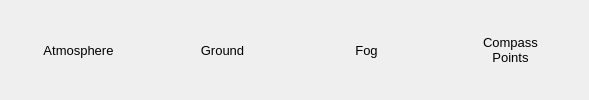
      <widget class="QFrame" name="wFourthRow">
       <layout class="QHBoxLayout" name="horizontalLayout_2">
        <property name="spacing">
         <number>9</number>
        </property>
        <property name="topMargin">
         <number>9</number>
        </property>
        <property name="bottomMargin">
         <number>9</number>
        </property>
        <item>
         <widget class="QPushButton" name="btnAtmosphere">
          <property name="minimumSize">
           <size>
            <width>135</width>
            <height>40</height>
           </size>
          </property>
          <property name="maximumSize">
           <size>
            <width>135</width>
            <height>16777215</height>
           </size>
          </property>
          <property name="styleSheet">
           <string notr="true">QPushButton { 
     border-style: inset;
     border-width: 1px;
     border-radius:5px;
	 padding: 3px;
     border-style: solid;
     border-width: 1px;
     border-radius:5px;
     border-color: palette(button);
	 padding: 3px;
     font-size: 10pt;
}

QPushButton:checked { 
     border-color: palette(dark);
    background-color: qradialgradient(cx: 0.7, cy: 1.4, fx: 0.7, fy: 1.9, radius: 1.5, stop: 0 rgb(255, 255, 0), stop: 1 transparent );
}

QPushButton:pressed { 
     border-color: palette(dark);
     background-color: qradialgradient(cx: 0.7, cy: 1.4, fx: 0.7, fy: 1.9, radius: 1.5, stop: 0 palette(dark), stop: 1 transparent );
}

</string>
          </property>
          <property name="text">
           <string>Atmosphere</string>
          </property>
          <property name="icon">
           <iconset resource="../../data/mainRes.qrc">
            <normaloff>:/graphicGui/gui/btAtmosphere-off.png</normaloff>:/graphicGui/gui/btAtmosphere-off.png</iconset>
          </property>
          <property name="iconSize">
           <size>
            <width>32</width>
            <height>32</height>
           </size>
          </property>
          <property name="checkable">
           <bool>true</bool>
          </property>
         </widget>
        </item>
        <item>
         <widget class="QPushButton" name="btnGround">
          <property name="minimumSize">
           <size>
            <width>135</width>
            <height>40</height>
           </size>
          </property>
          <property name="maximumSize">
           <size>
            <width>135</width>
            <height>16777215</height>
           </size>
          </property>
          <property name="styleSheet">
           <string notr="true">QPushButton { 
     border-style: inset;
     border-width: 1px;
     border-radius:5px;
	 padding: 3px;
     border-style: solid;
     border-width: 1px;
     border-radius:5px;
     border-color: palette(button);
	 padding: 3px;
     font-size: 10pt;
}

QPushButton:checked { 
     border-color: palette(dark);
    background-color: qradialgradient(cx: 0.7, cy: 1.4, fx: 0.7, fy: 1.9, radius: 1.5, stop: 0 rgb(255, 255, 0), stop: 1 transparent );
}

QPushButton:pressed { 
     border-color: palette(dark);
     background-color: qradialgradient(cx: 0.7, cy: 1.4, fx: 0.7, fy: 1.9, radius: 1.5, stop: 0 palette(dark), stop: 1 transparent );
}

</string>
          </property>
          <property name="text">
           <string>Ground</string>
          </property>
          <property name="icon">
           <iconset resource="../../data/mainRes.qrc">
            <normaloff>:/graphicGui/gui/btGround-off.png</normaloff>:/graphicGui/gui/btGround-off.png</iconset>
          </property>
          <property name="iconSize">
           <size>
            <width>32</width>
            <height>32</height>
           </size>
          </property>
          <property name="checkable">
           <bool>true</bool>
          </property>
         </widget>
        </item>
        <item>
         <widget class="QPushButton" name="btnFog">
          <property name="minimumSize">
           <size>
            <width>135</width>
            <height>40</height>
           </size>
          </property>
          <property name="maximumSize">
           <size>
            <width>135</width>
            <height>16777215</height>
           </size>
          </property>
          <property name="styleSheet">
           <string notr="true">QPushButton { 
     border-style: inset;
     border-width: 1px;
     border-radius:5px;
	 padding: 3px;
     border-style: solid;
     border-width: 1px;
     border-radius:5px;
     border-color: palette(button);
	 padding: 3px;
     font-size: 10pt;
}

QPushButton:checked { 
     border-color: palette(dark);
    background-color: qradialgradient(cx: 0.7, cy: 1.4, fx: 0.7, fy: 1.9, radius: 1.5, stop: 0 rgb(255, 255, 0), stop: 1 transparent );
}

QPushButton:pressed { 
     border-color: palette(dark);
     background-color: qradialgradient(cx: 0.7, cy: 1.4, fx: 0.7, fy: 1.9, radius: 1.5, stop: 0 palette(dark), stop: 1 transparent );
}

</string>
          </property>
          <property name="text">
           <string>Fog</string>
          </property>
          <property name="icon">
           <iconset resource="../../data/mainRes.qrc">
            <normaloff>:/graphicGui/gui/fog-32.png</normaloff>:/graphicGui/gui/fog-32.png</iconset>
          </property>
          <property name="iconSize">
           <size>
            <width>32</width>
            <height>32</height>
           </size>
          </property>
          <property name="checkable">
           <bool>true</bool>
          </property>
         </widget>
        </item>
        <item>
         <widget class="QPushButton" name="btnCardinal">
          <property name="minimumSize">
           <size>
            <width>135</width>
            <height>40</height>
           </size>
          </property>
          <property name="maximumSize">
           <size>
            <width>135</width>
            <height>16777215</height>
           </size>
          </property>
          <property name="styleSheet">
           <string notr="true">QPushButton { 
     border-style: inset;
     border-width: 1px;
     border-radius:5px;
	 padding: 3px;
     border-style: solid;
     border-width: 1px;
     border-radius:5px;
     border-color: palette(button);
	 padding: 3px;
     font-size: 10pt;
}

QPushButton:checked { 
     border-color: palette(dark);
    background-color: qradialgradient(cx: 0.7, cy: 1.4, fx: 0.7, fy: 1.9, radius: 1.5, stop: 0 rgb(255, 255, 0), stop: 1 transparent );
}

QPushButton:pressed { 
     border-color: palette(dark);
     background-color: qradialgradient(cx: 0.7, cy: 1.4, fx: 0.7, fy: 1.9, radius: 1.5, stop: 0 palette(dark), stop: 1 transparent );
}

</string>
          </property>
          <property name="text">
           <string>Compass
Points</string>
          </property>
          <property name="icon">
           <iconset resource="../../data/mainRes.qrc">
            <normaloff>:/graphicGui/gui/2-off-location.png</normaloff>:/graphicGui/gui/2-off-location.png</iconset>
          </property>
          <property name="iconSize">
           <size>
            <width>32</width>
            <height>32</height>
           </size>
          </property>
          <property name="checkable">
           <bool>true</bool>
          </property>
         </widget>
        </item>
       </layout>
      </widget>
